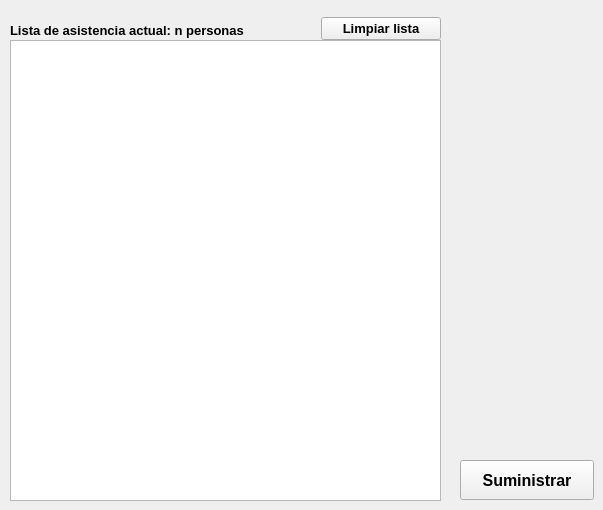
                  <widget class="QWidget" name="pagina_asistencias_en_cola">
                   <widget class="QPushButton" name="boton_suministrar">
                    <property name="geometry">
                     <rect>
                      <x>460</x>
                      <y>460</y>
                      <width>134</width>
                      <height>40</height>
                     </rect>
                    </property>
                    <property name="minimumSize">
                     <size>
                      <width>134</width>
                      <height>40</height>
                     </size>
                    </property>
                    <property name="maximumSize">
                     <size>
                      <width>125</width>
                      <height>40</height>
                     </size>
                    </property>
                    <property name="font">
                     <font>
                      <family>Segoe UI</family>
                      <pointsize>12</pointsize>
                      <weight>75</weight>
                      <italic>false</italic>
                      <bold>true</bold>
                     </font>
                    </property>
                    <property name="cursor">
                     <cursorShape>PointingHandCursor</cursorShape>
                    </property>
                    <property name="styleSheet">
                     <string notr="true"/>
                    </property>
                    <property name="text">
                     <string>Suministrar</string>
                    </property>
                    <property name="iconSize">
                     <size>
                      <width>26</width>
                      <height>26</height>
                     </size>
                    </property>
                    <property name="tipo" stdset="0">
                     <string>boton_anadir</string>
                    </property>
                   </widget>
                   <widget class="QWidget" name="layoutWidget_14">
                    <property name="geometry">
                     <rect>
                      <x>10</x>
                      <y>10</y>
                      <width>431</width>
                      <height>491</height>
                     </rect>
                    </property>
                    <layout class="QVBoxLayout" name="verticalLayout_19">
                     <property name="spacing">
                      <number>0</number>
                     </property>
                     <item>
                      <layout class="QHBoxLayout" name="horizontalLayout_17">
                       <property name="spacing">
                        <number>6</number>
                       </property>
                       <item>
                        <widget class="QLabel" name="label_titulo_asistencia">
                         <property name="minimumSize">
                          <size>
                           <width>0</width>
                           <height>30</height>
                          </size>
                         </property>
                         <property name="maximumSize">
                          <size>
                           <width>285</width>
                           <height>20</height>
                          </size>
                         </property>
                         <property name="font">
                          <font>
                           <family>Segoe UI</family>
                           <pointsize>10</pointsize>
                           <weight>75</weight>
                           <italic>false</italic>
                           <bold>true</bold>
                          </font>
                         </property>
                         <property name="styleSheet">
                          <string notr="true"/>
                         </property>
                         <property name="text">
                          <string>Lista de asistencia actual: n personas</string>
                         </property>
                         <property name="alignment">
                          <set>Qt::AlignLeading|Qt::AlignLeft|Qt::AlignVCenter</set>
                         </property>
                        </widget>
                       </item>
                       <item>
                        <spacer name="horizontalSpacer">
                         <property name="orientation">
                          <enum>Qt::Horizontal</enum>
                         </property>
                         <property name="sizeHint" stdset="0">
                          <size>
                           <width>40</width>
                           <height>20</height>
                          </size>
                         </property>
                        </spacer>
                       </item>
                       <item alignment="Qt::AlignBottom">
                        <widget class="QPushButton" name="boton_limpiar_lista">
                         <property name="sizePolicy">
                          <sizepolicy hsizetype="Minimum" vsizetype="Fixed">
                           <horstretch>0</horstretch>
                           <verstretch>10</verstretch>
                          </sizepolicy>
                         </property>
                         <property name="minimumSize">
                          <size>
                           <width>120</width>
                           <height>20</height>
                          </size>
                         </property>
                         <property name="maximumSize">
                          <size>
                           <width>120</width>
                           <height>16777215</height>
                          </size>
                         </property>
                         <property name="font">
                          <font>
                           <family>Segoe UI</family>
                           <pointsize>10</pointsize>
                           <weight>75</weight>
                           <italic>false</italic>
                           <bold>true</bold>
                          </font>
                         </property>
                         <property name="cursor">
                          <cursorShape>PointingHandCursor</cursorShape>
                         </property>
                         <property name="styleSheet">
                          <string notr="true"/>
                         </property>
                         <property name="text">
                          <string comment="hola" extracomment="sd">Limpiar lista</string>
                         </property>
                         <property name="tipo" stdset="0">
                          <string>boton_limpiar</string>
                         </property>
                        </widget>
                       </item>
                      </layout>
                     </item>
                     <item>
                      <widget class="QListWidget" name="lista_asistencias_en_cola"/>
                     </item>
                    </layout>
                   </widget>
                  </widget>
